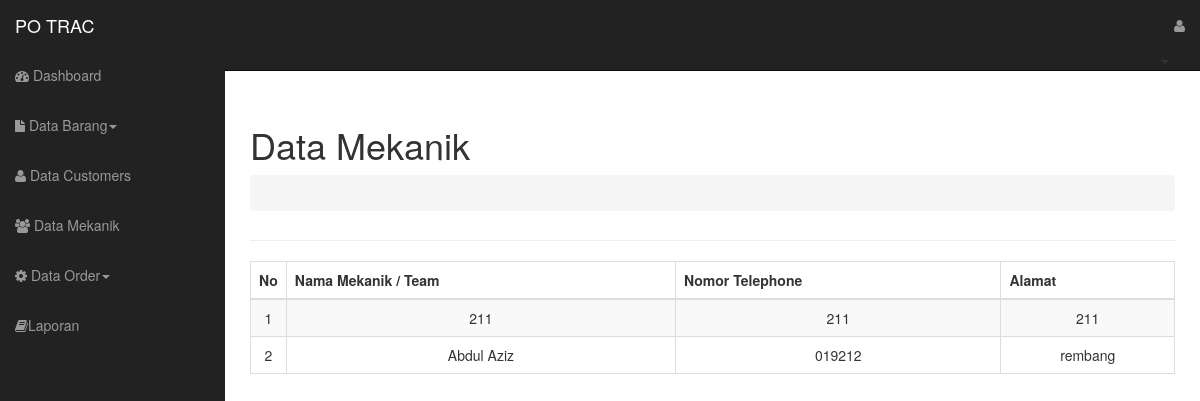
/home.php?page=mekanik, run on the app's committed database.
### tables this page shows
CREATE TABLE `tbl_mekanik` (
  `id_mnk` int(11) NOT NULL,
  `nama_mnk` varchar(40) NOT NULL,
  `no_telephone` varchar(211) NOT NULL,
  `alamat_mnk` varchar(54) NOT NULL
);

### models/d_mekanik.php (called while the page is built, shortened)
<?php
class Mekanik
{
	function __construct($conn)
	{
		$this->mysqli = $conn;
	}
	public function tampil ($id = null){
		$db = $this->mysqli->conn;
		$sql = "SELECT * FROM tbl_mekanik";
		$query = $db->query($sql) or die($db->error);
		return $query;
	}
}
?>

### views/mekanik.php (the view, shortened to what this page needs)
  <?php
  include "models/d_mekanik.php";
	$mnk = new Mekanik($connection);
if (@$_GET['act'] == '') {
	?>
     <div class="page-header">
        <div class="row">
          <div class="col-lg-12">
            <h1>Data Mekanik</h1>
            <ol class="breadcrumb">
            </ol>
              </div>
          </div>
        </div>
           <div class="table-responsive">
       <table class="table table-bordered table-hover table-striped" id="datatables" >
          <thead>
          <tr>
	            <th width="10">No</th>
            <th>Nama Mekanik / Team</th>
            <th>Nomor Telephone</th>
            <th>Alamat</th>
           </tr>
        </thead>
        <tbody>
	       <?php
         $no = 1;
         $tampil = $mnk->tampil();
         while($data = $tampil->fetch_object()){
        ?>
   		<tr>
   		<td align="center"><?php echo $no++; ?></td>
   		<td align="center"><?php echo $data->nama_mnk; ?></td>
      <td align="center"><?php echo $data->no_telephone; ?></td>
      <td align="center"><?php echo $data->alamat_mnk; ?></td>
          <?php
        }
          ?>
        </tbody>
        </table>
</div>
</div>
</div>
<?php
} else if (@$_GET['act'] == 'del') {
  $mnk->hapus($_GET['id']);
  header("location: ?page=mekanik");
}
?>

### asset/css/sb-admin.css (style rules this page uses)
body { margin-top: 50px; }

### data on the page
tbl_mekanik: nama_mnk "211", no_telephone "211", alamat_mnk "211"
tbl_mekanik: nama_mnk "Abdul Aziz", no_telephone "019212", alamat_mnk "rembang"
